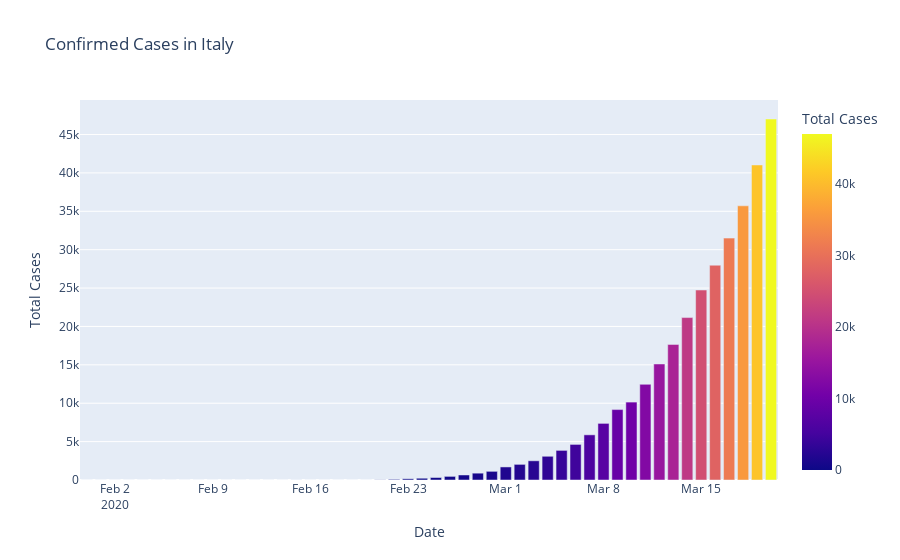
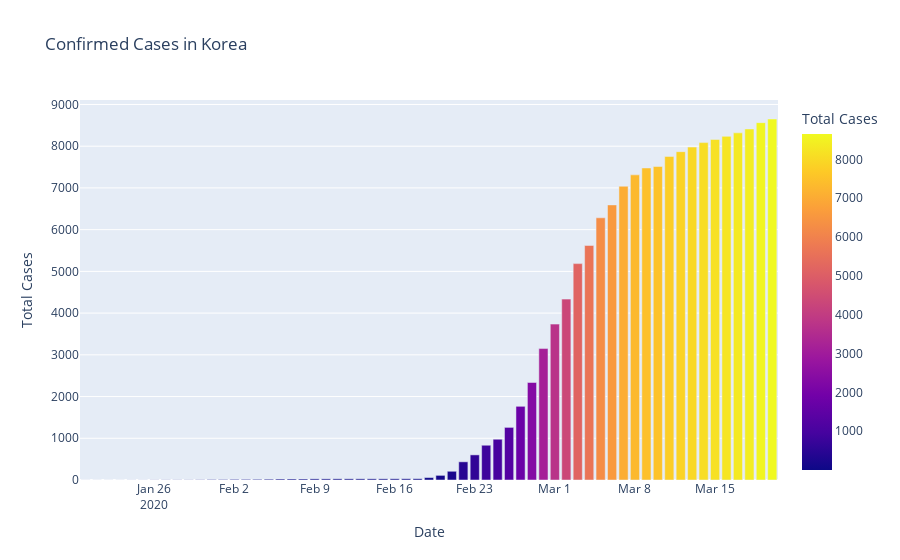

The notebook cell saved with these charts, in order:
### Code cell
fig = px.bar(df_Italy,df_Italy['Date'],df_Italy['Total Cases'],color='Total Cases',title='Confirmed Cases in Italy')
fig.show()

fig = px.bar(df_Korea,df_Korea['Date'],df_Korea['Total Cases'],color='Total Cases',title='Confirmed Cases in Korea')
fig.show()

fig = px.bar(df_Wuhan,df_Wuhan['Date'],df_Wuhan['Total Cases'],color='Total Cases',title='Confirmed Cases in Wuhan')
fig.show()

### Figure 1 — Plotly figure (JSON) as saved in the notebook; plotly's stock layout.template omitted (floating-point values rounded to 4 significant figures)
{"data": [{"alignmentgroup": "True", "hovertemplate": "Date=%{x}<br>Total Cases=%{marker.color}<extra></extra>", "legendgroup": "", "marker": {"color": [2, 2, 2, 2, 2, 2, 3, 3, 3, 3, 3, 3, 3, 3, 3, 3, 3, 3, 3, 3, 3, 3, 20, 79, 157, 229, 323, 470, 655, 889, 1128, 1701, 2036, 2502, 3089, 3858, 4636, 5883, 7375, 9172, 10149, 12462, 15113, 17660, 21157, 24747, 27980, 31506, 35713, 41035, 47021], "coloraxis": "coloraxis"}, "name": "", "offsetgroup": "", "orientation": "v", "showlegend": false, "textposition": "auto", "type": "bar", "x": ["2020-01-31T00:00:00", "2020-02-01T00:00:00", "2020-02-02T00:00:00", "2020-02-03T00:00:00", "2020-02-04T00:00:00", "2020-02-05T00:00:00", "2020-02-06T00:00:00", "2020-02-07T00:00:00", "2020-02-08T00:00:00", "2020-02-09T00:00:00", "2020-02-10T00:00:00", "2020-02-11T00:00:00", "2020-02-12T00:00:00", "2020-02-13T00:00:00", "2020-02-14T00:00:00", "2020-02-15T00:00:00", "2020-02-15T00:00:00", "2020-02-16T00:00:00", "2020-02-17T00:00:00", "2020-02-18T00:00:00", "2020-02-19T00:00:00", "2020-02-20T00:00:00", "2020-02-21T00:00:00", "2020-02-22T00:00:00", "2020-02-23T00:00:00", "2020-02-24T00:00:00", "2020-02-25T00:00:00", "2020-02-26T00:00:00", "2020-02-27T00:00:00", "2020-02-28T00:00:00", "2020-02-29T00:00:00", "2020-03-01T00:00:00", "2020-03-02T00:00:00", "2020-03-03T00:00:00", "2020-03-04T00:00:00", "2020-03-05T00:00:00", "2020-03-06T00:00:00", "2020-03-07T00:00:00", "2020-03-08T00:00:00", "2020-03-09T00:00:00", "2020-03-10T00:00:00", "2020-03-11T00:00:00", "2020-03-12T00:00:00", "2020-03-13T00:00:00", "2020-03-14T00:00:00", "2020-03-15T00:00:00", "2020-03-16T00:00:00", "2020-03-17T00:00:00", "2020-03-18T00:00:00", "2020-03-19T00:00:00", "2020-03-20T00:00:00"], "xaxis": "x", "y": [2, 2, 2, 2, 2, 2, 3, 3, 3, 3, 3, 3, 3, 3, 3, 3, 3, 3, 3, 3, 3, 3, 20, 79, 157, 229, 323, 470, 655, 889, 1128, 1701, 2036, 2502, 3089, 3858, 4636, 5883, 7375, 9172, 10149, 12462, 15113, 17660, 21157, 24747, 27980, 31506, 35713, 41035, 47021], "yaxis": "y"}], "layout": {"barmode": "relative", "coloraxis": {"colorbar": {"title": {"text": "Total Cases"}}, "colorscale": [[0, "#0d0887"], [0.1111, "#46039f"], [0.2222, "#7201a8"], [0.3333, "#9c179e"], [0.4444, "#bd3786"], [0.5556, "#d8576b"], [0.6667, "#ed7953"], [0.7778, "#fb9f3a"], [0.8889, "#fdca26"], [1, "#f0f921"]]}, "legend": {"tracegroupgap": 0}, "title": {"text": "Confirmed Cases in Italy"}, "xaxis": {"anchor": "y", "domain": [0, 1], "title": {"text": "Date"}}, "yaxis": {"anchor": "x", "domain": [0, 1], "title": {"text": "Total Cases"}}}}

### Figure 2 — Plotly figure (JSON) as saved in the notebook; plotly's stock layout.template omitted (floating-point values rounded to 4 significant figures)
{"data": [{"alignmentgroup": "True", "hovertemplate": "Date=%{x}<br>Total Cases=%{marker.color}<extra></extra>", "legendgroup": "", "marker": {"color": [1, 1, 1, 1, 2, 2, 3, 4, 4, 4, 6, 11, 12, 15, 15, 16, 19, 23, 24, 24, 27, 27, 28, 28, 28, 28, 28, 29, 30, 31, 58, 111, 209, 436, 602, 833, 977, 1261, 1766, 2337, 3150, 3736, 4335, 5186, 5621, 6284, 6593, 7041, 7313, 7478, 7513, 7755, 7869, 7979, 8086, 8162, 8236, 8320, 8413, 8565, 8652], "coloraxis": "coloraxis"}, "name": "", "offsetgroup": "", "orientation": "v", "showlegend": false, "textposition": "auto", "type": "bar", "x": ["2020-01-20T00:00:00", "2020-01-21T00:00:00", "2020-01-22T00:00:00", "2020-01-23T00:00:00", "2020-01-24T00:00:00", "2020-01-25T00:00:00", "2020-01-26T00:00:00", "2020-01-27T00:00:00", "2020-01-28T00:00:00", "2020-01-29T00:00:00", "2020-01-30T00:00:00", "2020-01-31T00:00:00", "2020-02-01T00:00:00", "2020-02-02T00:00:00", "2020-02-03T00:00:00", "2020-02-04T00:00:00", "2020-02-05T00:00:00", "2020-02-06T00:00:00", "2020-02-07T00:00:00", "2020-02-08T00:00:00", "2020-02-09T00:00:00", "2020-02-10T00:00:00", "2020-02-11T00:00:00", "2020-02-12T00:00:00", "2020-02-13T00:00:00", "2020-02-14T00:00:00", "2020-02-15T00:00:00", "2020-02-16T00:00:00", "2020-02-17T00:00:00", "2020-02-18T00:00:00", "2020-02-19T00:00:00", "2020-02-20T00:00:00", "2020-02-21T00:00:00", "2020-02-22T00:00:00", "2020-02-23T00:00:00", "2020-02-24T00:00:00", "2020-02-25T00:00:00", "2020-02-26T00:00:00", "2020-02-27T00:00:00", "2020-02-28T00:00:00", "2020-02-29T00:00:00", "2020-03-01T00:00:00", "2020-03-02T00:00:00", "2020-03-03T00:00:00", "2020-03-04T00:00:00", "2020-03-05T00:00:00", "2020-03-06T00:00:00", "2020-03-07T00:00:00", "2020-03-08T00:00:00", "2020-03-09T00:00:00", "2020-03-10T00:00:00", "2020-03-11T00:00:00", "2020-03-12T00:00:00", "2020-03-13T00:00:00", "2020-03-14T00:00:00", "2020-03-15T00:00:00", "2020-03-16T00:00:00", "2020-03-17T00:00:00", "2020-03-18T00:00:00", "2020-03-19T00:00:00", "2020-03-20T00:00:00"], "xaxis": "x", "y": [1, 1, 1, 1, 2, 2, 3, 4, 4, 4, 6, 11, 12, 15, 15, 16, 19, 23, 24, 24, 27, 27, 28, 28, 28, 28, 28, 29, 30, 31, 58, 111, 209, 436, 602, 833, 977, 1261, 1766, 2337, 3150, 3736, 4335, 5186, 5621, 6284, 6593, 7041, 7313, 7478, 7513, 7755, 7869, 7979, 8086, 8162, 8236, 8320, 8413, 8565, 8652], "yaxis": "y"}], "layout": {"barmode": "relative", "coloraxis": {"colorbar": {"title": {"text": "Total Cases"}}, "colorscale": [[0, "#0d0887"], [0.1111, "#46039f"], [0.2222, "#7201a8"], [0.3333, "#9c179e"], [0.4444, "#bd3786"], [0.5556, "#d8576b"], [0.6667, "#ed7953"], [0.7778, "#fb9f3a"], [0.8889, "#fdca26"], [1, "#f0f921"]]}, "legend": {"tracegroupgap": 0}, "title": {"text": "Confirmed Cases in Korea"}, "xaxis": {"anchor": "y", "domain": [0, 1], "title": {"text": "Date"}}, "yaxis": {"anchor": "x", "domain": [0, 1], "title": {"text": "Total Cases"}}}}
